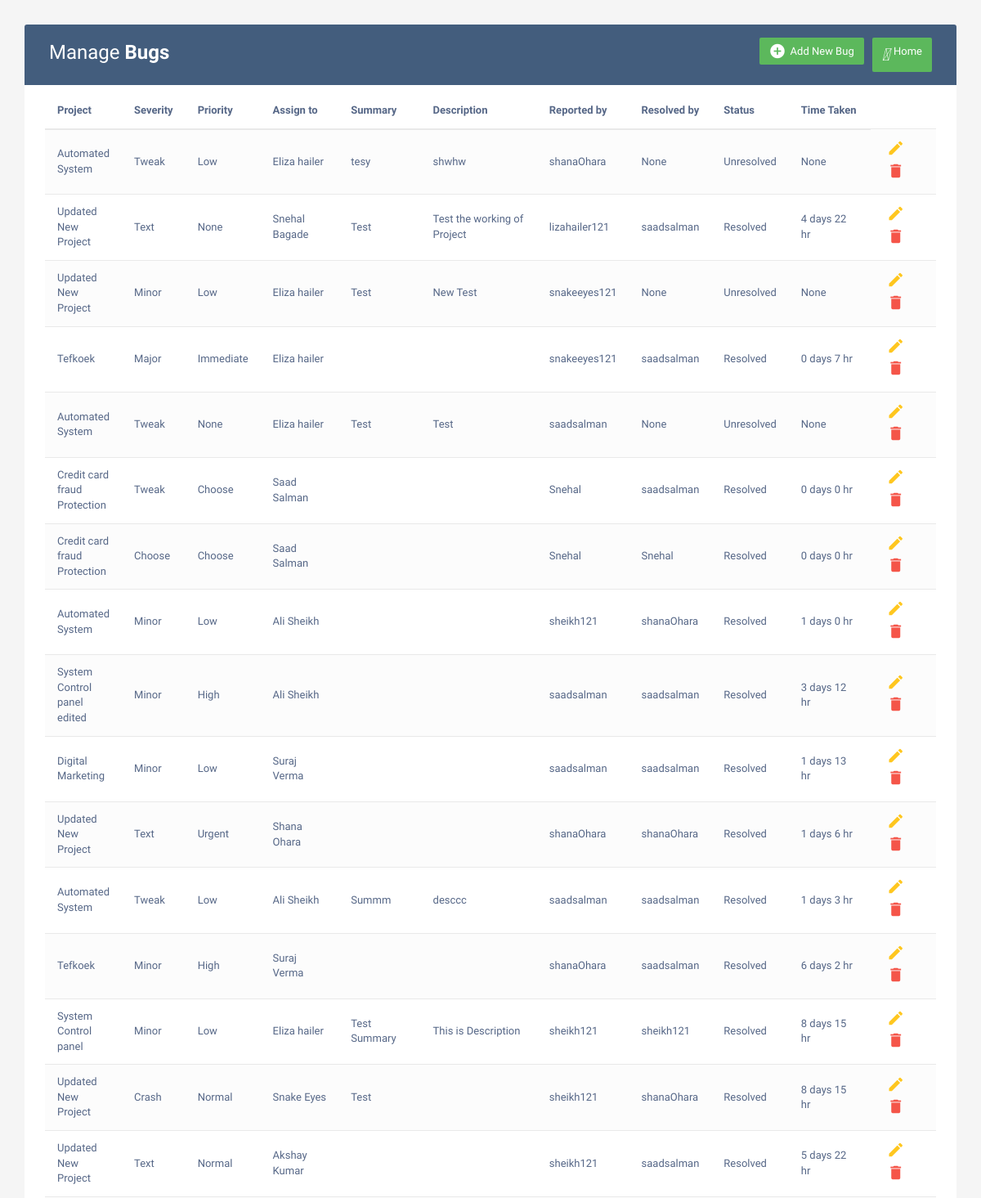
The app's page /bugs (signed in, upper part), older data.
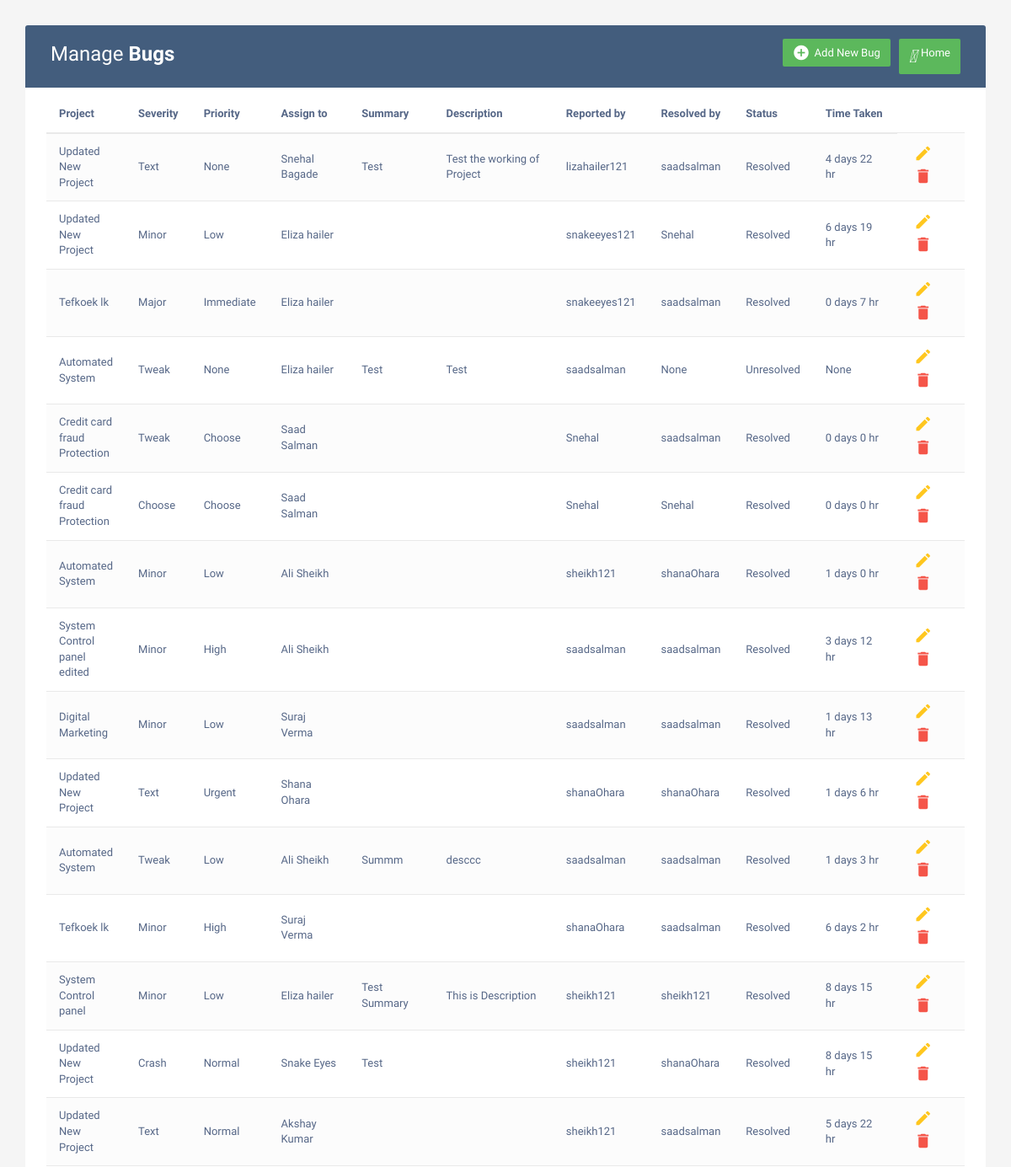
The same page, newer data.
### home/models.py (models this page shows, shortened)
class Bug(models.Model):
    project = models.CharField(max_length=122,null=True)
    Severity = models.CharField(max_length=122,null=True)
    Priority = models.CharField(max_length=122,null=True)
    Assign = models.CharField(max_length=122,null=True)
    Summary = models.TextField(null=True)
    Desc = models.TextField(null=True)
    date = models.DateField()
    Image = models.ImageField(upload_to=None, height_field=None, width_field=None, max_length=None)
    status = models.CharField(max_length=50,default='Unresolved')
    created = models.DateTimeField(auto_now_add = True)
    ended = models.DateField(null=True,blank=True)
    timetaken = models.CharField(max_length=50,null=True,blank=True)
    reportedby = models.CharField(max_length=50)
    resolvedby = models.CharField(max_length=100,blank=True,null=True)

### home/views.py (the view)
# urls.py: path('bugs',views.bugs,name='Bugs'),
@login_required
def bugs(request):
    my_data = Bug.objects.all().order_by('created')
    reversed_data = my_data.reverse()  # Reverse the order
    return render(request, 'bugs.html', {'reversed_data': reversed_data})

### templates/bugs.html (shortened to what this page needs)
<!DOCTYPE html>
<html lang="en">
<head>
<link rel="stylesheet" href="https://maxcdn.bootstrapcdn.com/font-awesome/4.7.0/css/font-awesome.min.css">
<link rel="stylesheet" href="https://maxcdn.bootstrapcdn.com/bootstrap/3.3.7/css/bootstrap.min.css">
</head>
<body>
    <div class="container">
        <div class="table-responsive">
            <div class="table-wrapper">
                <div class="table-title">
                    <div class="row">
                        <div class="col-xs-6">
                            <h2>Manage <b>Bugs</b></h2>
                        </div>
                        <div class="col-xs-6">
                            <a href="/staff" class="btn btn-success" data-toggle="modal"><i>&#xE147;</i> <span>Home</span></a>
                            <a href="/addbug" class="btn btn-success" data-toggle="modal"><i class="material-icons">&#xE147;</i> <span>Add New Bug</span></a>
                        </div>
                    </div>
                </div>
                <table class="table table-striped table-hover">
                    <thead>
                        <tr>
                            <th>Project</th>
                            <th>Severity</th>
                            <th>Priority</th>
                            <th>Assign to</th>
                            <th>Summary</th>
                            <th>Description</th>
                            <th>Reported by</th>
                            <th>Resolved by</th>
							<th>Status</th>
							<th>Time Taken</th>
                        </tr>
                    </thead>
                    <tbody>
                        {% for item in reversed_data %}
                        <tr>
                            <td> {{item.project}} </td>
                            <td> {{item.Severity}} </td>
                            <td> {{item.Priority}} </td>
                            <td> {{item.Assign}} </td>
                            <td> {{item.Summary}} </td>
                            <td> {{item.Desc}} </td>
							<td> {{item.reportedby}} </td>
							<td> {{item.resolvedby}} </td>
							<td> {{item.status}} </td>
							<td> {{item.timetaken}} </td>
                            <td>
                                <a href="/editbug/{{item.id}}" class="edit" data-toggle="modal"><i class="material-icons" data-toggle="tooltip" title="Edit">&#xE254;</i></a>
                                <a href="/deletebug/{{item.id}}" onclick="return confirm('Are you sure you want to delete this item?');" class="delete" data-toggle="modal"><i class="material-icons" data-toggle="tooltip" title="Delete">&#xE872;</i></a>
                            </td>
                        </tr>
                        {% endfor %}
                    </tbody>
                </table>
            </div>
        </div>
    </div>
</body>

### templates/bugs.html (style rules this page uses)
body { color: #566787; background: #f5f5f5; font-family: 'Varela Round', sans-serif; font-size: 13px; }
.table-responsive { margin: 30px 0; }
.table-wrapper { min-width: 1000px; background: #fff; padding: 20px 25px; border-radius: 3px; box-shadow: 0 1px 1px rgba(0,0,0,.05); }
.table-title { padding-bottom: 15px; background: #435d7d; color: #fff; padding: 16px 30px; margin: -20px -25px 10px; border-radius: 3px 3px 0 0; }
.table-title h2 { margin: 5px 0 0; font-size: 24px; }
.table-title .btn { color: #fff; float: right; font-size: 13px; border: none; min-width: 50px; border-radius: 2px; border: none; outline: none !important; margin-left: 10px; }
.table-title .btn i { float: left; font-size: 21px; margin-right: 5px; }
.table-title .btn span { float: left; margin-top: 2px; }
table.table tr th, table.table tr td { border-color: #e9e9e9; padding: 12px 15px; vertical-align: middle; }
table.table tr th:first-child { width: 60px; }
table.table tr th:last-child { width: 100px; }
table.table-striped tbody tr:nth-of-type(odd) { background-color: #fcfcfc; }
table.table td:last-child i { opacity: 0.9; font-size: 22px; margin: 0 5px; }
table.table td a { font-weight: bold; color: #566787; display: inline-block; text-decoration: none; outline: none !important; }
table.table td a.edit { color: #FFC107; }
table.table td a.delete { color: #F44336; }
table.table td i { font-size: 19px; }

Row changes from the older to the newer data that the page shows:
removed Bug: project "Automated System", Severity "Tweak", Priority "Low", Assign "Eliza hailer", Summary "tesy", Desc "shwhw", reportedby "shanaOhara", resolvedby "None", status "Unresolved", timetaken "None"
changed Bug: resolvedby "None" → "Snehal"; status "Unresolved" → "Resolved"; timetaken "None" → "6 days 19 hr"; Summary "Test" → (not shown); Desc "New Test" → (not shown)
changed Bug "Major": project "Tefkoek" → "Tefkoek lk"
changed Bug "6 days 2 hr": project "Tefkoek" → "Tefkoek lk"
